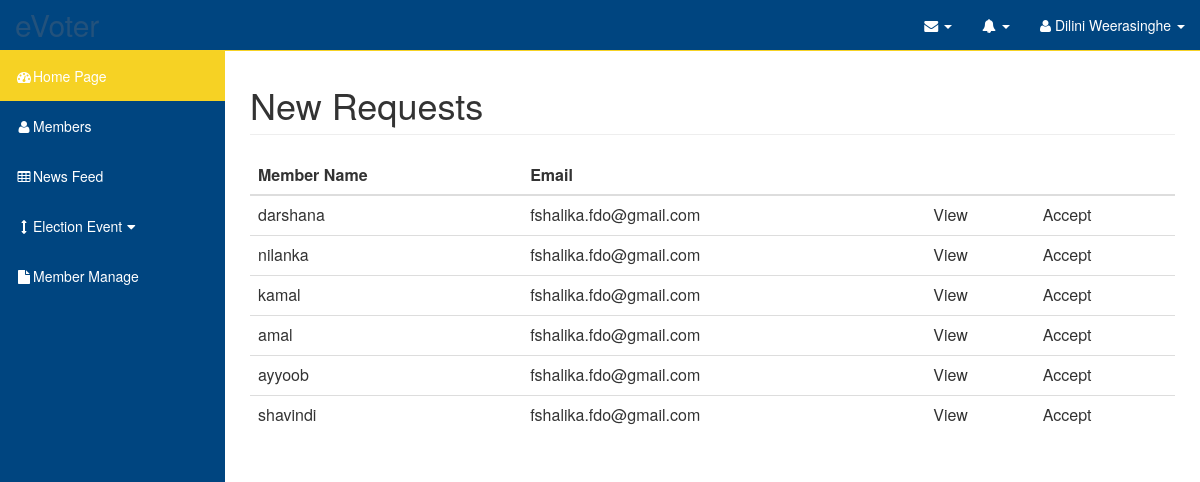
Page /app/view/displayview.php on the earlier database version.
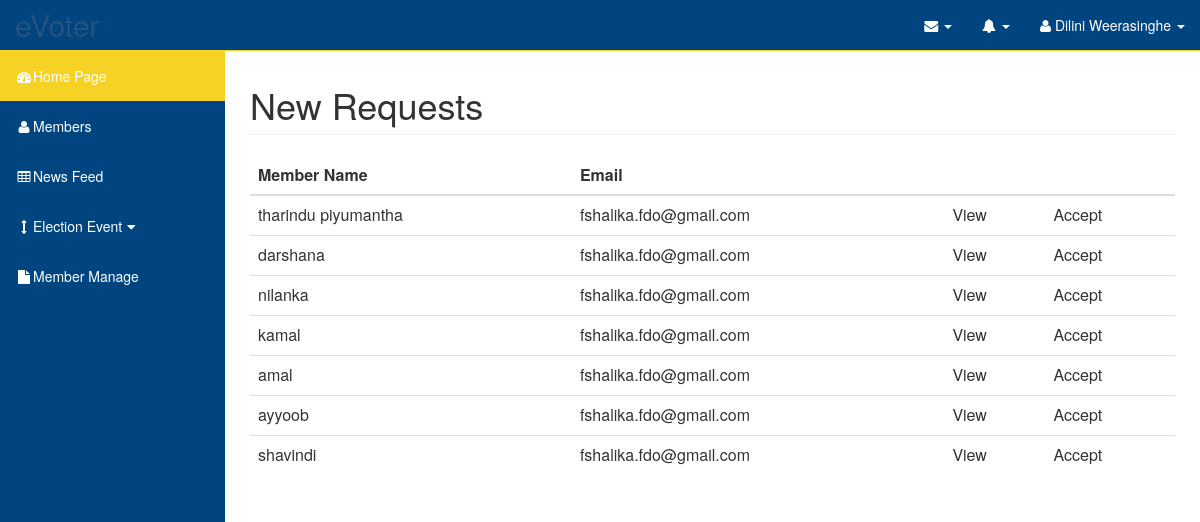
Same page on the later database version.
### tables this page shows
CREATE TABLE `clubmember` (
  `memberID` int(11) NOT NULL,
  `name` varchar(50) NOT NULL,
  `NIC` varchar(10) NOT NULL,
  `email` varchar(50) NOT NULL,
  `mobileNumber` varchar(20) NOT NULL,
  `clubPost` varchar(50) NOT NULL,
  `profileImage` varchar(100) NOT NULL,
  `status` varchar(50) NOT NULL,
  `dateofjoin` date NOT NULL,
  `username` varchar(50) NOT NULL,
  `password` varchar(100) NOT NULL
);

### app/view/displayview.php (the view, shortened to what this page needs)
<?php
 include "../templates/header.php";
 require_once '../model/dbConfig.php';
?>
<body>
<div id="wrapper">
    <nav class="navbar navbar-inverse navbar-fixed-top color-change" role="navigation" >
        <?php include "../templates/topmenu.php";
        include "../templates/sidemenu.php";
        ?>
    </nav>
    <div id="page-wrapper">
        <div class="container-fluid">
            <div class="row">
                <div class="col-lg-12">
                    <h1 class="page-header"> New Requests </h1>
                </div>
            </div>
            <div class="row">
                <div class="col-lg-12">
                </div>
            </div>
            <div>
                <div id="content" scrolling="yes">
                    <?php
                    $sql = "SELECT name,email FROM clubmember WHERE status = 'not-registered' ";
                    $result = mysqli_query($con, $sql);
                    ?>
                    <form name="table" method="post" onsubmit="return validate();">
                        <table class="table table_striped" id="table">
                            <thead>
                            <tr>
                                <th>Member Name</th>
                                <th>Email</th>
                                <th></th>
                                <th></th>
                            </tr>
                            </thead>
                            <tbody>
                            <?php
                            while ($array = mysqli_fetch_row($result))
                            {
                                echo
                                "<tr>
              <td>{$array[0]}</td>
              <td>{$array[1]}</td>
              <td type='button' name='view_details' id='view_details' data-toggle='modal' data-target='#ViewDetails'>View</td>
              <td type='submit'>Accept</td>
             </tr>\n";
                            }
                            ?>
                            </tbody>
                        </table>
                    </form>
                </div>
            </div>
            </div>
        </div>
    </div>
</body>
</html>

### app/templates/header.php (shortened to what this page needs)
<html>
<head>
    <link href="<?php echo SCRIPT_ROOT ?>/public/css/bootstrap.min.css" rel="stylesheet">
    <link href="<?php echo SCRIPT_ROOT ?>/public/css/sb-admin.css" rel="stylesheet">
    <link href="<?php echo SCRIPT_ROOT ?>/public/css/custom.css" rel="stylesheet">
    <link href="<?php echo SCRIPT_ROOT ?>/public/css/plugins/morris.css" rel="stylesheet">
    <link href="<?php echo SCRIPT_ROOT ?>/font-awesome/css/font-awesome.min.css" rel="stylesheet" type="text/css">

### app/templates/topmenu.php (shortened to what this page needs)
<div class="navbar-header">
    <a class="navbar-brand" href="../view/index.php" >eVoter</a>
</div>
<ul class="nav navbar-right top-nav">
    <li class="dropdown">
        <a href="#" class="dropdown-toggle" data-toggle="dropdown"><i class="fa fa-envelope"></i> <b class="caret"></b></a>
    </li>
    <li class="dropdown">
        <a href="#" class="dropdown-toggle" data-toggle="dropdown"><i class="fa fa-bell"></i> <b class="caret"></b></a>
    </li>
    <li class="dropdown">
        <a href="#" class="dropdown-toggle" data-toggle="dropdown"><i class="fa fa-user"></i> Dilini Weerasinghe <b class="caret"></b></a>
    </li>
</ul>

### app/templates/sidemenu.php (shortened to what this page needs)
<div class="collapse navbar-collapse navbar-ex1-collapse">
    <ul class="nav navbar-nav side-nav">
        <li class="active">
            <a href="index.php"><i class="fa fa-fw fa-dashboard"></i>Home Page</a>
        </li>
        <li>
            <a href="charts.html"><i class="fa fa-fw fa-user"></i>Members</a>
        </li>
        <li>
            <a href="tables.html"><i class="fa fa-fw fa-table"></i>News Feed</a>
        </li>
        <li>
            <a href="javascript:;" data-toggle="collapse" data-target="#demo"><i class="fa fa-fw fa-arrows-v"></i>Election Event<i class="fa fa-fw fa-caret-down"></i></a>
        </li>
        <li>
            <a href="blank-page.html"><i class="fa fa-fw fa-file"></i>Member Manage</a>
        </li>
    </ul>
</div>

### public/css/sb-admin.css (style rules this page uses)
body { margin-top: 100px; background-color: #ffffff; }
@media (min-width:768px) { body { margin-top: 50px; } }
#wrapper { padding-left: 0; }
#page-wrapper { width: 100%; min-height: 100%; padding: 0; background-color: #fff; }
@media (min-width:768px) { #wrapper { padding-left: 225px; } }
@media (min-width:768px) { #page-wrapper { padding: 10px; } }
.top-nav { padding: 0 15px; }
.top-nav>li { display: inline-block; float: left; }
.top-nav>li>a { padding-top: 15px; padding-bottom: 15px; line-height: 20px; color: #ffffff; }
@media (min-width:768px) { .side-nav { position: fixed; top: 51px; left: 225px; width: 225px; margin-left: -225px; border: none; border-radius: 0; overflow-y: auto; background-color: #004580; bottom: 0; overflow-x: hidden; padding-bottom: 40px; } }
@media (min-width:768px) { .side-nav>li>a { width: 225px; } }

### public/css/custom.css (style rules this page uses)
html, body { height: 100%; background-color: #ffffff; !important; }
.color-change { background-color: #004580; border-color: #f6d224; color: #ffffff; }
.navbar-inverse .navbar-nav>.active>a,.navbar-inverse .navbar-nav>.active>a:focus,.navbar-inverse .navbar-nav>.active>a:hover { color:#fff; background-color:#f6d224;!important; }
.navbar-inverse .navbar-nav>li>a { color:#ffffff;!important; }
.page-header { padding-bottom: 9px; margin: 25px 0 20px; border-bottom: 1px solid #eee; }
.navbar-brand { float: left; height: 50px; padding: 15px 15px; font-size: 30px; line-height: 20px; color: #ffffff; }
.navbar-inverse { background-color:#004580; border-color:#f6d224; }

Differences in the rows shown:
now on this page (row edited): clubmember: name "tharindu piyumantha", email "fshalika.fdo@gmail.com"
